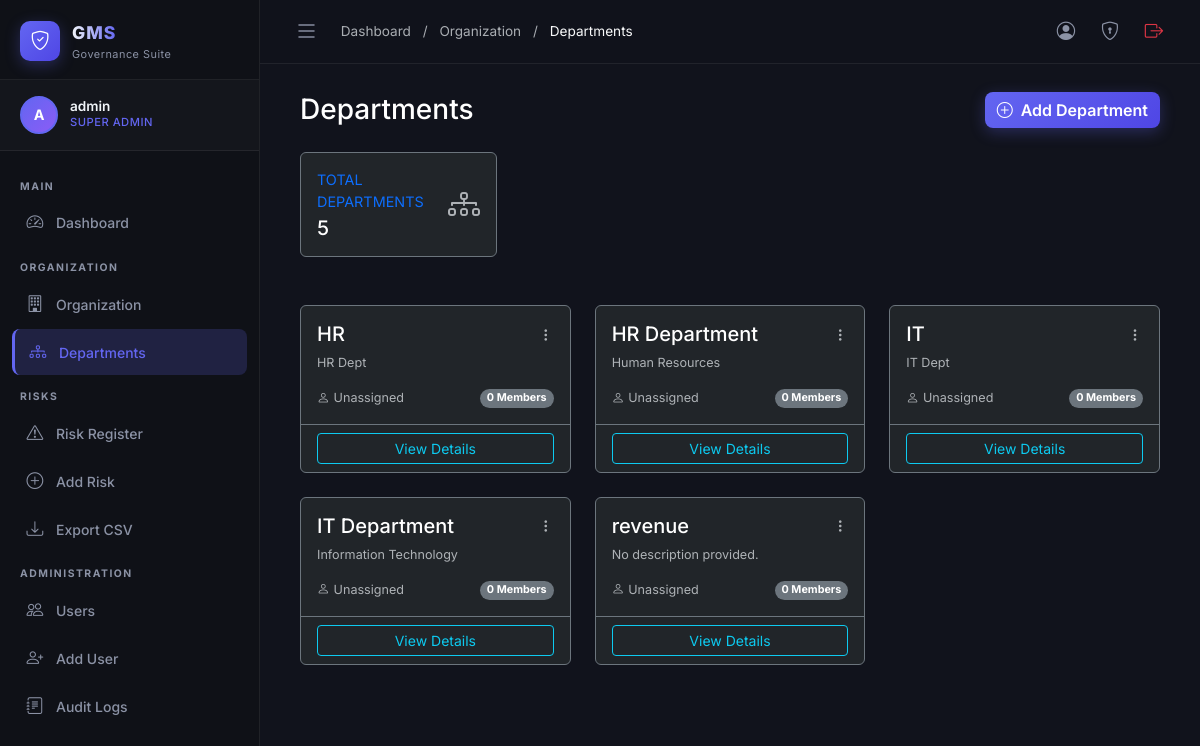
The app's page /organization/departments/ (signed in) with its own data.
### accounts/models.py (models this page shows, shortened)
class User(AbstractUser):
    role = models.CharField(
        max_length=20,
        choices=Role.choices,
        default=Role.USER,
    )
    department = models.ForeignKey(
        'organization.Department',
        on_delete=models.SET_NULL,
        null=True,
        blank=True,
        related_name='members',
    )
    profile_image = models.ImageField(
        upload_to='profiles/',
        blank=True,
        null=True,
    )
    phone = models.CharField(max_length=20, blank=True)
    bio = models.TextField(blank=True)
    is_active = models.BooleanField(default=True)
    @property
    def can_manage_risks(self):
        return self.role in [Role.SUPER_ADMIN, Role.ADMIN, Role.DEPT_HEAD, Role.RISK_OFFICER]
    @property
    def can_manage_org(self):
        return self.role in [Role.SUPER_ADMIN, Role.ADMIN]

### organization/models.py (models this page shows, shortened)
class Department(models.Model):
    name = models.CharField(max_length=200)
    description = models.TextField(blank=True)
    organization = models.ForeignKey(
        Organization,
        on_delete=models.CASCADE,
        related_name='departments',
    )
    head = models.ForeignKey(
        'accounts.User',
        on_delete=models.SET_NULL,
        null=True,
        blank=True,
        related_name='headed_departments',
        limit_choices_to={'role__in': ['dept_head', 'admin', 'super_admin']},
    )
    created_at = models.DateTimeField(auto_now_add=True)
    updated_at = models.DateTimeField(auto_now=True)
    class Meta:
        ordering = ['name']
    def get_member_count(self):
        return self.members.filter(is_active=True).count()

### organization/views.py (the view)
# urls.py: path('departments/', views.DepartmentListView.as_view(), name='dept_list'),
class DepartmentListView(LoginRequiredMixin, ListView):
    model = Department
    template_name = 'organization/dept_list.html'
    context_object_name = 'departments'
    def get_queryset(self):
        return Department.objects.select_related('organization', 'head').prefetch_related('members')
    def get_context_data(self, **kwargs):
        ctx = super().get_context_data(**kwargs)
        ctx['total_departments'] = Department.objects.count()
        return ctx

### templates/organization/dept_list.html (shortened to what this page needs)
{% extends 'base.html' %}
{% block breadcrumb %}
<a href="{% url 'dashboard:index' %}" class="text-muted text-decoration-none">Dashboard</a>
<span class="text-muted mx-2">/</span>
<a href="{% url 'organization:org_detail' %}" class="text-muted text-decoration-none">Organization</a>
<span class="text-muted mx-2">/</span>
<span class="text-light">Departments</span>
{% endblock %}
{% block content %}
<div class="container-fluid">
    <div class="d-flex justify-content-between align-items-center mb-4">
        <h2 class="h3 mb-0 text-white">Departments</h2>
        {% if user.can_manage_org %}
        <a href="{% url 'organization:dept_create' %}" class="btn btn-primary">
            <i class="bi bi-plus-circle me-1"></i> Add Department
        </a>
        {% endif %}
    </div>
    <div class="row mb-4">
        <div class="col-xl-3 col-md-6 mb-4">
            <div class="card bg-dark border-secondary h-100">
                <div class="card-body">
                    <div class="row no-gutters align-items-center">
                        <div class="col mr-2">
                            <div class="text-xs font-weight-bold text-primary text-uppercase mb-1">
                                Total Departments</div>
                            <div class="h5 mb-0 font-weight-bold text-white">{{ total_departments }}</div>
                        </div>
                        <div class="col-auto">
                            <i class="bi bi-diagram-3 fs-2 text-muted"></i>
                        </div>
                    </div>
                </div>
            </div>
        </div>
    </div>
    <div class="row">
        {% for dept in departments %}
        <div class="col-lg-4 col-md-6 mb-4">
            <div class="card bg-dark border-secondary h-100">
                <div class="card-body">
                    <div class="d-flex justify-content-between align-items-start mb-2">
                        <h5 class="card-title text-white mb-0">{{ dept.name }}</h5>
                        {% if user.can_manage_org %}
                        <div class="dropdown">
                            <button class="btn btn-sm btn-link text-muted p-0" type="button" data-bs-toggle="dropdown" aria-expanded="false">
                                <i class="bi bi-three-dots-vertical"></i>
                            </button>
                        </div>
                        {% endif %}
                    </div>
                    <p class="card-text text-muted small mb-3 text-truncate">{{ dept.description|default:"No description provided." }}</p>
                    <div class="d-flex justify-content-between align-items-center mt-3">
                        <div class="d-flex align-items-center text-muted small">
                            <i class="bi bi-person me-1"></i> {{ dept.head.get_full_name|default:"Unassigned" }}
                        </div>
                        <span class="badge bg-secondary rounded-pill">
                            {{ dept.get_member_count }} Members
                        </span>
                    </div>
                </div>
                <div class="card-footer border-secondary mt-auto bg-transparent">
                    <a href="{% url 'organization:dept_detail' dept.pk %}" class="btn btn-outline-info btn-sm w-100">View Details</a>
                </div>
            </div>
        </div>
        {% endfor %}
    </div>
</div>
{% endblock %}

### templates/base.html (shortened to what this page needs)
{% load static %}
<!DOCTYPE html>
<html lang="en" data-bs-theme="dark">
<head>
  <link href="https://cdn.jsdelivr.net/npm/bootstrap@5.3.3/dist/css/bootstrap.min.css" rel="stylesheet" />
  <link href="https://cdn.jsdelivr.net/npm/bootstrap-icons@1.11.3/font/bootstrap-icons.css" rel="stylesheet" />
  <link href="{% static 'css/gms.css' %}" rel="stylesheet" />
</head>
<body>
{% if user.is_authenticated %}
<div class="sidebar" id="sidebar">
  <div class="sidebar-brand">
    <div class="sidebar-brand-icon">
      <i class="bi bi-shield-check"></i>
    </div>
    <div class="sidebar-brand-text">
      <span class="brand-title">GMS</span>
      <span class="brand-subtitle">Governance Suite</span>
    </div>
  </div>
  <div class="sidebar-user-card">
    <div class="sidebar-avatar">
      {% if user.profile_image %}
        <img src="{{ user.profile_image.url }}" alt="avatar" />
      {% else %}
        <span>{{ user.username|first|upper }}</span>
      {% endif %}
    </div>
    <div class="sidebar-user-info">
      <div class="sidebar-user-name">{{ user.get_full_name|default:user.username }}</div>
      <div class="sidebar-user-role">{{ user.get_role_display }}</div>
    </div>
  </div>
  <nav class="sidebar-nav">
    <div class="nav-section-label">Main</div>
    <a href="{% url 'dashboard:index' %}" class="nav-item {% if request.resolver_match.namespace == 'dashboard' %}active{% endif %}">
      <i class="bi bi-speedometer2"></i><span>Dashboard</span>
    </a>
    <div class="nav-section-label">Organization</div>
    <a href="{% url 'organization:org_detail' %}" class="nav-item {% if request.resolver_match.namespace == 'organization' and 'dept' not in request.resolver_match.url_name %}active{% endif %}">
      <i class="bi bi-building"></i><span>Organization</span>
    </a>
    <a href="{% url 'organization:dept_list' %}" class="nav-item {% if 'dept' in request.resolver_match.url_name|default:'' %}active{% endif %}">
      <i class="bi bi-diagram-3"></i><span>Departments</span>
    </a>
    <div class="nav-section-label">Risks</div>
    <a href="{% url 'risks:risk_list' %}" class="nav-item {% if request.resolver_match.namespace == 'risks' and 'create' not in request.resolver_match.url_name|default:'' %}active{% endif %}">
      <i class="bi bi-exclamation-triangle"></i><span>Risk Register</span>
    </a>
    {% if user.can_manage_risks %}
    <a href="{% url 'risks:risk_create' %}" class="nav-item {% if 'create' in request.resolver_match.url_name|default:'' and request.resolver_match.namespace == 'risks' %}active{% endif %}">
      <i class="bi bi-plus-circle"></i><span>Add Risk</span>
    </a>
    {% endif %}
    {% if user.can_manage_risks %}
    <a href="{% url 'risks:risk_export_csv' %}" class="nav-item">
      <i class="bi bi-download"></i><span>Export CSV</span>
    </a>
    {% endif %}
    {% if user.can_manage_org %}
    <div class="nav-section-label">Administration</div>
    <a href="{% url 'accounts:user_list' %}" class="nav-item {% if request.resolver_match.namespace == 'accounts' and 'profile' not in request.resolver_match.url_name|default:'' %}active{% endif %}">
      <i class="bi bi-people"></i><span>Users</span>
    </a>
    <a href="{% url 'accounts:user_create' %}" class="nav-item">
      <i class="bi bi-person-plus"></i><span>Add User</span>
    </a>
    <a href="{% url 'audit:audit_log_list' %}" class="nav-item {% if request.resolver_match.namespace == 'audit' %}active{% endif %}">
      <i class="bi bi-journal-text"></i><span>Audit Logs</span>
    </a>
    {% endif %}
  </nav>
</div>
<div class="main-wrapper" id="mainWrapper">
  <div class="topbar">
    <button class="btn topbar-toggle-btn" onclick="toggleSidebar()">
      <i class="bi bi-list fs-4"></i>
    </button>
    <div class="topbar-breadcrumb">
      {% block breadcrumb %}{% endblock %}
    </div>
    <div class="topbar-actions">
      <a href="{% url 'accounts:profile' %}" class="topbar-action-btn" title="Profile">
        <i class="bi bi-person-circle"></i>
      </a>
      <a href="{% url 'accounts:password_change' %}" class="topbar-action-btn" title="Change Password">
        <i class="bi bi-shield-lock"></i>
      </a>
      <a href="{% url 'accounts:logout' %}" class="topbar-action-btn text-danger" title="Logout">
        <i class="bi bi-box-arrow-right"></i>
      </a>
    </div>
  </div>
  <div class="page-content">
    {% block content %}{% endblock %}
  </div>
</div>
{% else %}
{% block auth_content %}{% endblock %}
{% endif %}
</body>
</html>

### records on screen
User: username|first "A", get_full_name "admin", role "SUPER ADMIN"
Department: name "HR", description "HR Dept", head.get_full_name "Unassigned", get_member_count "0"
Department: name "HR Department", description "Human Resources", head.get_full_name "Unassigned", get_member_count "0"
Department: name "IT", description "IT Dept", head.get_full_name "Unassigned", get_member_count "0"
Department: name "IT Department", description "Information Technology", head.get_full_name "Unassigned", get_member_count "0"
Department: name "revenue", description "No description provided.", head.get_full_name "Unassigned", get_member_count "0"

### other values on screen
{{ total_departments }} "5"
